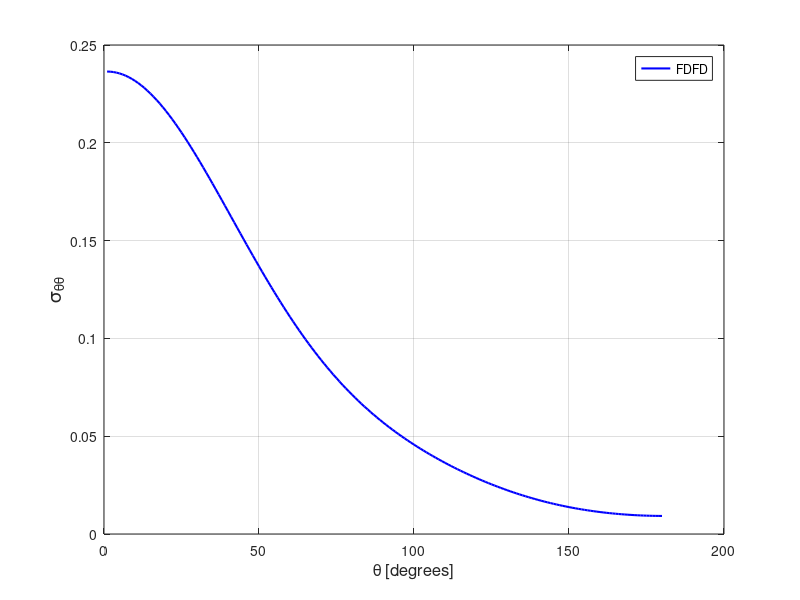

Write MATLAB code to recreate this figure.
stt = [ 
    1  0.23642834E+00
    2  0.23636714E+00
    3  0.23618741E+00
    4  0.23589091E+00
    5  0.23547581E+00
    6  0.23494451E+00
    7  0.23429732E+00
    8  0.23353653E+00
    9  0.23266244E+00
   10  0.23167709E+00
   11  0.23058254E+00
   12  0.22938047E+00
   13  0.22807297E+00
   14  0.22666359E+00
   15  0.22515480E+00
   16  0.22354794E+00
   17  0.22184655E+00
   18  0.22005585E+00
   19  0.21817586E+00
   20  0.21621159E+00
   21  0.21416616E+00
   22  0.21204339E+00
   23  0.20984720E+00
   24  0.20758110E+00
   25  0.20524845E+00
   26  0.20285362E+00
   27  0.20040089E+00
   28  0.19789425E+00
   29  0.19533619E+00
   30  0.19273305E+00
   31  0.19008619E+00
   32  0.18740271E+00
   33  0.18468477E+00
   34  0.18193655E+00
   35  0.17916135E+00
   36  0.17636499E+00
   37  0.17354947E+00
   38  0.17071936E+00
   39  0.16787726E+00
   40  0.16502842E+00
   41  0.16217597E+00
   42  0.15932252E+00
   43  0.15647201E+00
   44  0.15362684E+00
   45  0.15079190E+00
   46  0.14796725E+00
   47  0.14515814E+00
   48  0.14236657E+00
   49  0.13959508E+00
   50  0.13684554E+00
   51  0.13412131E+00
   52  0.13142338E+00
   53  0.12875485E+00
   54  0.12611635E+00
   55  0.12351031E+00
   56  0.12093810E+00
   57  0.11840171E+00
   58  0.11590244E+00
   59  0.11344063E+00
   60  0.11101688E+00
   61  0.10863304E+00
   62  0.10629029E+00
   63  0.10398827E+00
   64  0.10172787E+00
   65  0.99509805E-01
   66  0.97333826E-01
   67  0.95200509E-01
   68  0.93109287E-01
   69  0.91061130E-01
   70  0.89054860E-01
   71  0.87091357E-01
   72  0.85169010E-01
   73  0.83288796E-01
   74  0.81449419E-01
   75  0.79650626E-01
   76  0.77892095E-01
   77  0.76172903E-01
   78  0.74492007E-01
   79  0.72850019E-01
   80  0.71244456E-01
   81  0.69676064E-01
   82  0.68143494E-01
   83  0.66645257E-01
   84  0.65181382E-01
   85  0.63750453E-01
   86  0.62352385E-01
   87  0.60984723E-01
   88  0.59648622E-01
   89  0.58342095E-01
   90  0.57063788E-01
   91  0.55814020E-01
   92  0.54591741E-01
   93  0.53395152E-01
   94  0.52224196E-01
   95  0.51077414E-01
   96  0.49955357E-01
   97  0.48856135E-01
   98  0.47779918E-01
   99  0.46724822E-01
  100  0.45691531E-01
  101  0.44678278E-01
  102  0.43684952E-01
  103  0.42711124E-01
  104  0.41756161E-01
  105  0.40819496E-01
  106  0.39900538E-01
  107  0.38998652E-01
  108  0.38114097E-01
  109  0.37246034E-01
  110  0.36394220E-01
  111  0.35558339E-01
  112  0.34738012E-01
  113  0.33932596E-01
  114  0.33142753E-01
  115  0.32367330E-01
  116  0.31606611E-01
  117  0.30860422E-01
  118  0.30128567E-01
  119  0.29410483E-01
  120  0.28706716E-01
  121  0.28016614E-01
  122  0.27340339E-01
  123  0.26677743E-01
  124  0.26028588E-01
  125  0.25392948E-01
  126  0.24770834E-01
  127  0.24162037E-01
  128  0.23566796E-01
  129  0.22984738E-01
  130  0.22415763E-01
  131  0.21860318E-01
  132  0.21317765E-01
  133  0.20788537E-01
  134  0.20272050E-01
  135  0.19769071E-01
  136  0.19279061E-01
  137  0.18801834E-01
  138  0.18337712E-01
  139  0.17886443E-01
  140  0.17447783E-01
  141  0.17022062E-01
  142  0.16608873E-01
  143  0.16208347E-01
  144  0.15820319E-01
  145  0.15444794E-01
  146  0.15081458E-01
  147  0.14730503E-01
  148  0.14391671E-01
  149  0.14064830E-01
  150  0.13749913E-01
  151  0.13446840E-01
  152  0.13155386E-01
  153  0.12875512E-01
  154  0.12607154E-01
  155  0.12350088E-01
  156  0.12104164E-01
  157  0.11869232E-01
  158  0.11645374E-01
  159  0.11432144E-01
  160  0.11229462E-01
  161  0.11037377E-01
  162  0.10855573E-01
  163  0.10684012E-01
  164  0.10522659E-01
  165  0.10371161E-01
  166  0.10229597E-01
  167  0.10097657E-01
  168  0.99754669E-02
  169  0.98626735E-02
  170  0.97593395E-02
  171  0.96653299E-02
  172  0.95806001E-02
  173  0.95047448E-02
  174  0.94382130E-02
  175  0.93806982E-02
  176  0.93320832E-02
  177  0.92920382E-02
  178  0.92610279E-02
  179  0.92391111E-02
  180  0.92256628E-02
  181  0.92213284E-02
  182  0.92253881E-02
  183  0.92384564E-02
  184  0.92601255E-02
  185  0.92906589E-02
  186  0.93300762E-02
  187  0.93783522E-02
  188  0.94355615E-02
  189  0.95017795E-02
  190  0.95769837E-02
  191  0.96614091E-02
  192  0.97549893E-02
  193  0.98578762E-02
  194  0.99701313E-02
  195  0.10091920E-01
  196  0.10223202E-01
  197  0.10364289E-01
  198  0.10515247E-01
  199  0.10675951E-01
  200  0.10846914E-01
  201  0.11028047E-01
  202  0.11219405E-01
  203  0.11421389E-01
  204  0.11633849E-01
  205  0.11857054E-01
  206  0.12091160E-01
  207  0.12336259E-01
  208  0.12592604E-01
  209  0.12860061E-01
  210  0.13138870E-01
  211  0.13429404E-01
  212  0.13731542E-01
  213  0.14045271E-01
  214  0.14371099E-01
  215  0.14708753E-01
  216  0.15058623E-01
  217  0.15420604E-01
  218  0.15794858E-01
  219  0.16181625E-01
  220  0.16580891E-01
  221  0.16992591E-01
  222  0.17417086E-01
  223  0.17854104E-01
  224  0.18304020E-01
  225  0.18766804E-01
  226  0.19242467E-01
  227  0.19730996E-01
  228  0.20232495E-01
  229  0.20747228E-01
  230  0.21274909E-01
  231  0.21815928E-01
  232  0.22369757E-01
  233  0.22937112E-01
  234  0.23517393E-01
  235  0.24111209E-01
  236  0.24718385E-01
  237  0.25339002E-01
  238  0.25972949E-01
  239  0.26620742E-01
  240  0.27281865E-01
  241  0.27956596E-01
  242  0.28645501E-01
  243  0.29348312E-01
  244  0.30064596E-01
  245  0.30795397E-01
  246  0.31540625E-01
  247  0.32300215E-01
  248  0.33074345E-01
  249  0.33863463E-01
  250  0.34667943E-01
  251  0.35487577E-01
  252  0.36323182E-01
  253  0.37174251E-01
  254  0.38042016E-01
  255  0.38926195E-01
  256  0.39827395E-01
  257  0.40746570E-01
  258  0.41683484E-01
  259  0.42638771E-01
  260  0.43612968E-01
  261  0.44606630E-01
  262  0.45620464E-01
  263  0.46654798E-01
  264  0.47710672E-01
  265  0.48788328E-01
  266  0.49888540E-01
  267  0.51012293E-01
  268  0.52160114E-01
  269  0.53332638E-01
  270  0.54531083E-01
  271  0.55755623E-01
  272  0.57008047E-01
  273  0.58287889E-01
  274  0.59597392E-01
  275  0.60936015E-01
  276  0.62306076E-01
  277  0.63706771E-01
  278  0.65140739E-01
  279  0.66607900E-01
  280  0.68109229E-01
  281  0.69645599E-01
  282  0.71217179E-01
  283  0.72825968E-01
  284  0.74471936E-01
  285  0.76156333E-01
  286  0.77879153E-01
  287  0.79641916E-01
  288  0.81444591E-01
  289  0.83287597E-01
  290  0.85171796E-01
  291  0.87098189E-01
  292  0.89065686E-01
  293  0.91075674E-01
  294  0.93129016E-01
  295  0.95224150E-01
  296  0.97361274E-01
  297  0.99541619E-01
  298  0.10176349E+00
  299  0.10402791E+00
  300  0.10633359E+00
  301  0.10868045E+00
  302  0.11106743E+00
  303  0.11349443E+00
  304  0.11595983E+00
  305  0.11846337E+00
  306  0.12100316E+00
  307  0.12357827E+00
  308  0.12618721E+00
  309  0.12882823E+00
  310  0.13150005E+00
  311  0.13420039E+00
  312  0.13692698E+00
  313  0.13967852E+00
  314  0.14245194E+00
  315  0.14524513E+00
  316  0.14805596E+00
  317  0.15088123E+00
  318  0.15371792E+00
  319  0.15656401E+00
  320  0.15941542E+00
  321  0.16226970E+00
  322  0.16512269E+00
  323  0.16797169E+00
  324  0.17081255E+00
  325  0.17364287E+00
  326  0.17645803E+00
  327  0.17925437E+00
  328  0.18202837E+00
  329  0.18477519E+00
  330  0.18749221E+00
  331  0.19017516E+00
  332  0.19281910E+00
  333  0.19542105E+00
  334  0.19797690E+00
  335  0.20048203E+00
  336  0.20293297E+00
  337  0.20532538E+00
  338  0.20765470E+00
  339  0.20991878E+00
  340  0.21211252E+00
  341  0.21423246E+00
  342  0.21627501E+00
  343  0.21823590E+00
  344  0.22011271E+00
  345  0.22190139E+00
  346  0.22359900E+00
  347  0.22520247E+00
  348  0.22670881E+00
  349  0.22811492E+00
  350  0.22941896E+00
  351  0.23061760E+00
  352  0.23170811E+00
  353  0.23269007E+00
  354  0.23356217E+00
  355  0.23431934E+00
  356  0.23496220E+00
  357  0.23548980E+00
  358  0.23590082E+00
  359  0.23619573E+00
  360  0.23637168E+00
 ]; 
plot(stt(1:180,1),stt(1:180,2),'b-','linewidth',1.5 ); 
grid on 
legend('FDFD');
xlabel('\theta [degrees]','FontSize',12);
ylabel('\sigma_{\theta\theta}','FontSize',14);
